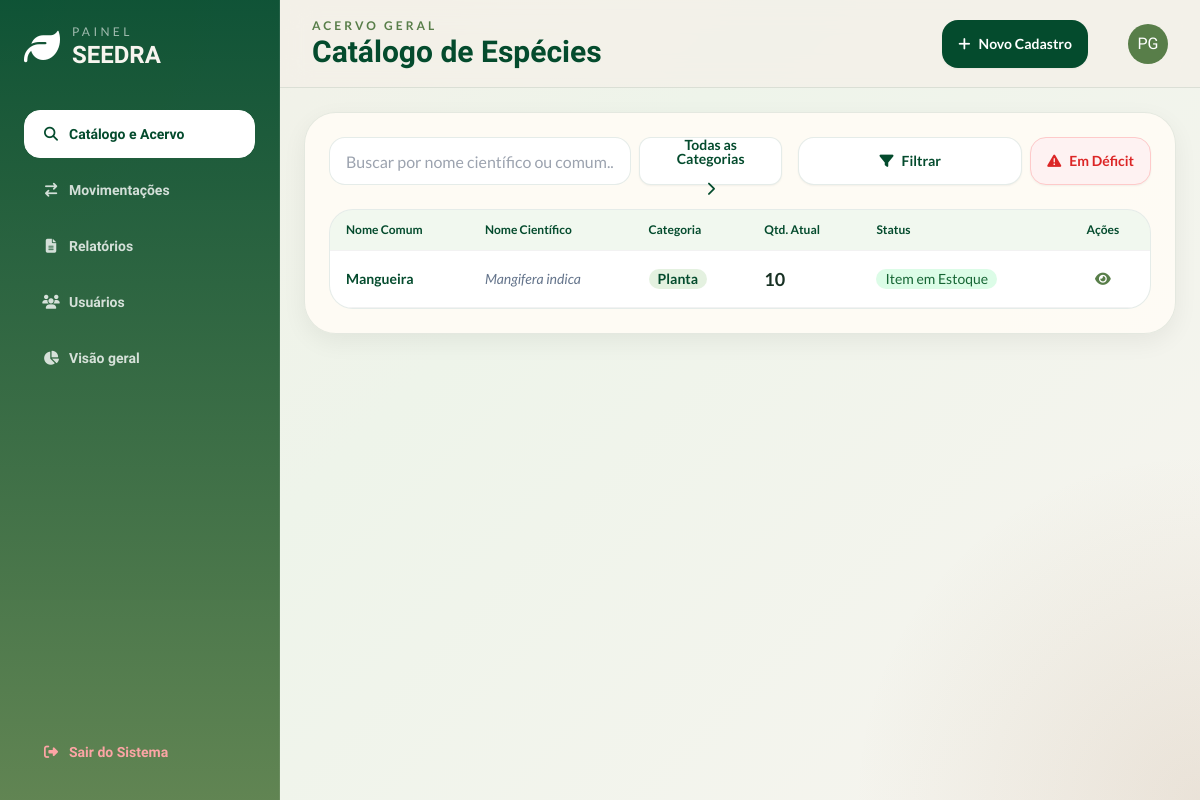
/catalogo (signed in), run on an earlier commit of the app's database.
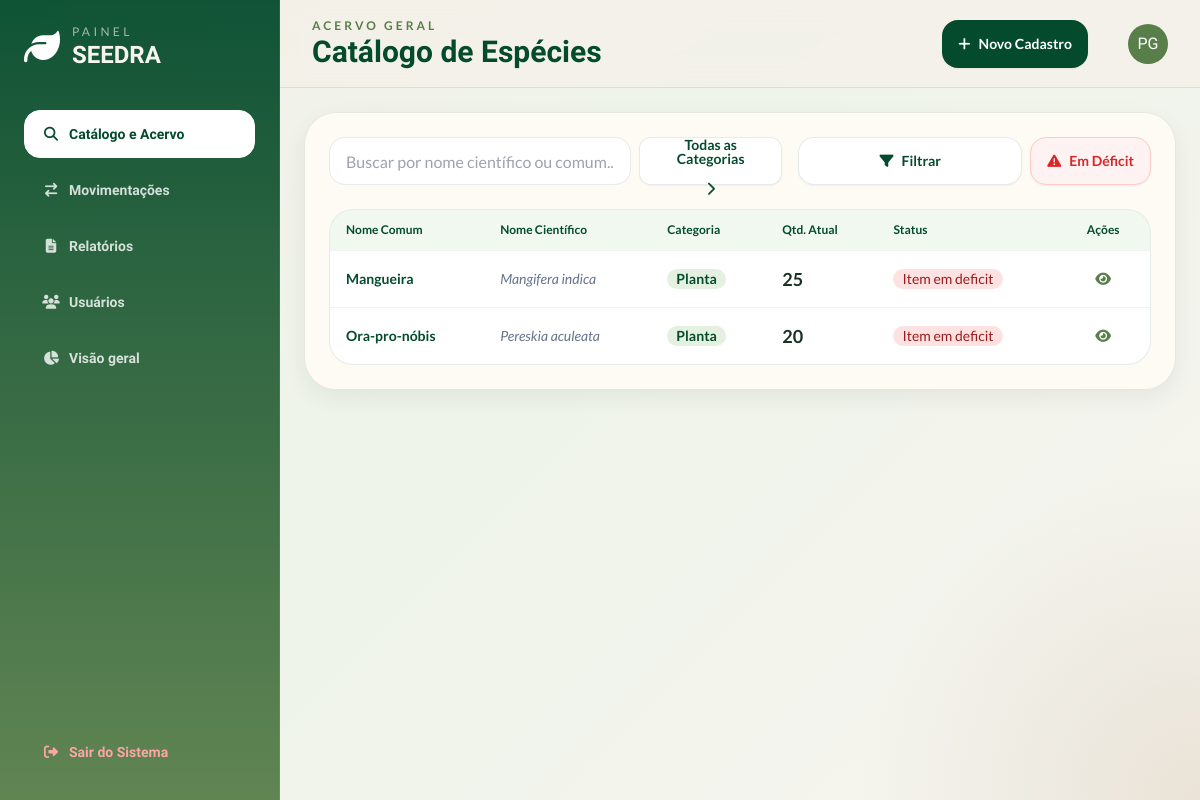
And on a later commit of the database.
### models.py (models this page shows)
class Item(db.Model):
    __tablename__= 'items'
    id = db.Column(db.Integer, primary_key = True)
    nome = db.Column(db.String(50), nullable = False, unique = True)
    quantidade = db.Column(db.Integer, nullable = True)
    n_cientifico = db.Column(db.String(50), nullable = False , unique = True)
    categoria = db.Column(db.String(20), nullable = False)
    deficit_limit = db.Column(db.Integer)
    obs = db.Column(db.Text)
    data_cadastro = db.Column(db.Date, nullable = False)
    movimentacoes = db.relationship('Movimentacao', backref = 'Item', lazy = True)
    def em_deficit(self):
        return self.quantidade < self.deficit_limit

### app.py (the view)
@app.route('/catalogo', methods=['GET'])
@login_required
def catalogo():
    itens = Item.query.all()
    itens_def = sum(1 for item in itens if item.em_deficit())
    alfabetica = Item.query.order_by(Item.nome.asc()).all()
    return render_template('catalogo.html', itens=itens, itens_def=itens_def, itens_alfabetica = alfabetica)

### app.py (called while the page is built)
@login_manager.user_loader
def load_user(user_id):
    return Usuarios.query.get(int(user_id))

def login_required(f):
  @wraps(f)
  def decorated_function(*args, **kwargs):
      if 'usuarios_id' not in session:
         flash("Faça login primeiro!", 'erro')
         return redirect(url_for('login'))
      return f(*args, **kwargs)
  return decorated_function

### templates/catalogo.html (shortened to what this page needs)
{% extends 'base.html' %}
{% set page_id = 'catalogo' %}
{% block header_subtitle %}Acervo Geral{% endblock %}
{% block header_title %}Catálogo de Espécies{% endblock %}
{% block header_actions %}
<a href="{{ url_for('novo_item') }}" class="btn rounded-2xl border-0 bg-seedra-leafDark hover:bg-seedra-leafMid text-white font-lato">
    <i class="fa-solid fa-plus"></i> Novo Cadastro
</a>
{% endblock %}
{% block content %}
<section class="soft-card rounded-[2rem] p-6">
    <div class="flex flex-col md:flex-row gap-4 justify-between items-center mb-6">
        <div class="flex-1 w-full flex gap-2">
            <input type="text" placeholder="Buscar por nome científico ou comum..." class="input input-bordered rounded-2xl bg-white border-seedra-leafDark/10 w-full max-w-md font-lato" id="c_search" />
            <div class="relative inline-block w-56">
                <button id="c_btn" class="btn w-full flex justify-center rounded-xl bg-white font-lato text-seedra-leafDark border-seedra-leafDark/10 gap-4 hover:bg-seedra-leafMid hover:text-white">
                    <span id="content_span" class="transition transition-transform easy-in-out">Todas as Categorias</span>
                    <i id="c_arrow" class="fa-solid fa-chevron-right transition-transform"></i>
                </button>
            </div>
        </div>
        <div class="flex gap-2">
            <div class="relative inline-block w-56 ">
                <button class="w-full flex justify-center btn rounded-2xl bg-white text-seedra-leafDark border border-seedra-leafDark/10 hover:bg-seedra-leafMid hover:text-white hover:border-seedra-seedSand shadow-sm font-lato" id="filter_button">
                    <i id="filter_span" class="fa-solid fa-filter"></i> Filtrar
                </button>
            </div>
            <button class="btn rounded-2xl bg-red-50 text-red-600 border border-red-200 hover:bg-red-100 hover:border-red-300 shadow-sm font-lato" id="btn_deficit">
                <i class="fa-solid fa-triangle-exclamation"></i> Em Déficit
            </button>
        </div>
    </div>
    <div class="overflow-x-auto rounded-[1.5rem] border border-seedra-leafDark/10 bg-white">
        <table class="table font-lato">
            <thead class="bg-seedra-leafLight/10 text-seedra-leafDark">
                <tr>
                    <th>Nome Comum</th>
                    <th>Nome Científico</th>
                    <th>Categoria</th>
                    <th>Qtd. Atual</th>
                    <th>Status</th>
                    <th class="text-center">Ações</th>
                </tr>
            </thead>
            <tbody>
                {% for item in itens %}
                <tr id="list_order_normal" class="{% if item.em_deficit() %}item_deficit{% else %}item_ok{% endif %} transition {% if item.categoria == 'Semente' %} c_semente {% else %} c_planta {% endif %}">
                    <td class="font-bold text-seedra-leafDark">{{ item.nome }}</td>
                    <td class="italic text-slate-500">{{ item.n_cientifico }}</td>
                    <td><span class="badge border-0 bg-seedra-leafLight/20 text-seedra-leafDark font-bold">{{ item.categoria}}</span></td>
                    <td class="metric-value font-bold text-lg">{{ item.quantidade }}</td>
                    <td><span class="badge border-0 {% if item.em_deficit() %} bg-red-100 text-red-800 {% else %} bg-green-100 text-green-800 {% endif %}">
                        {% if item.em_deficit() %}
                            Item em deficit
                        {% else %}
                            Item em Estoque
                        {% endif %}
                    </span></td>
                    <td class="text-center">
                        <a href="{{ url_for('detalhes_item', id=item.id) }}" class="btn btn-sm btn-ghost text-seedra-leafMid rounded-xl"><i class="fa-solid fa-eye"></i></a>
                    </td>
                </tr>
                {% endfor %}
            </tbody>
        </table>
    </div>
</section>
{% endblock %}

What changed in the data, as far as the page shows it:
changed Item "Mangueira": quantidade "10" → "25"; quantidade "Item em Estoque" → "Item em deficit"
added Item: nome "Ora-pro-nóbis", n_cientifico "Pereskia aculeata", categoria "Planta", quantidade "20", deficit_limit "Item em deficit"
